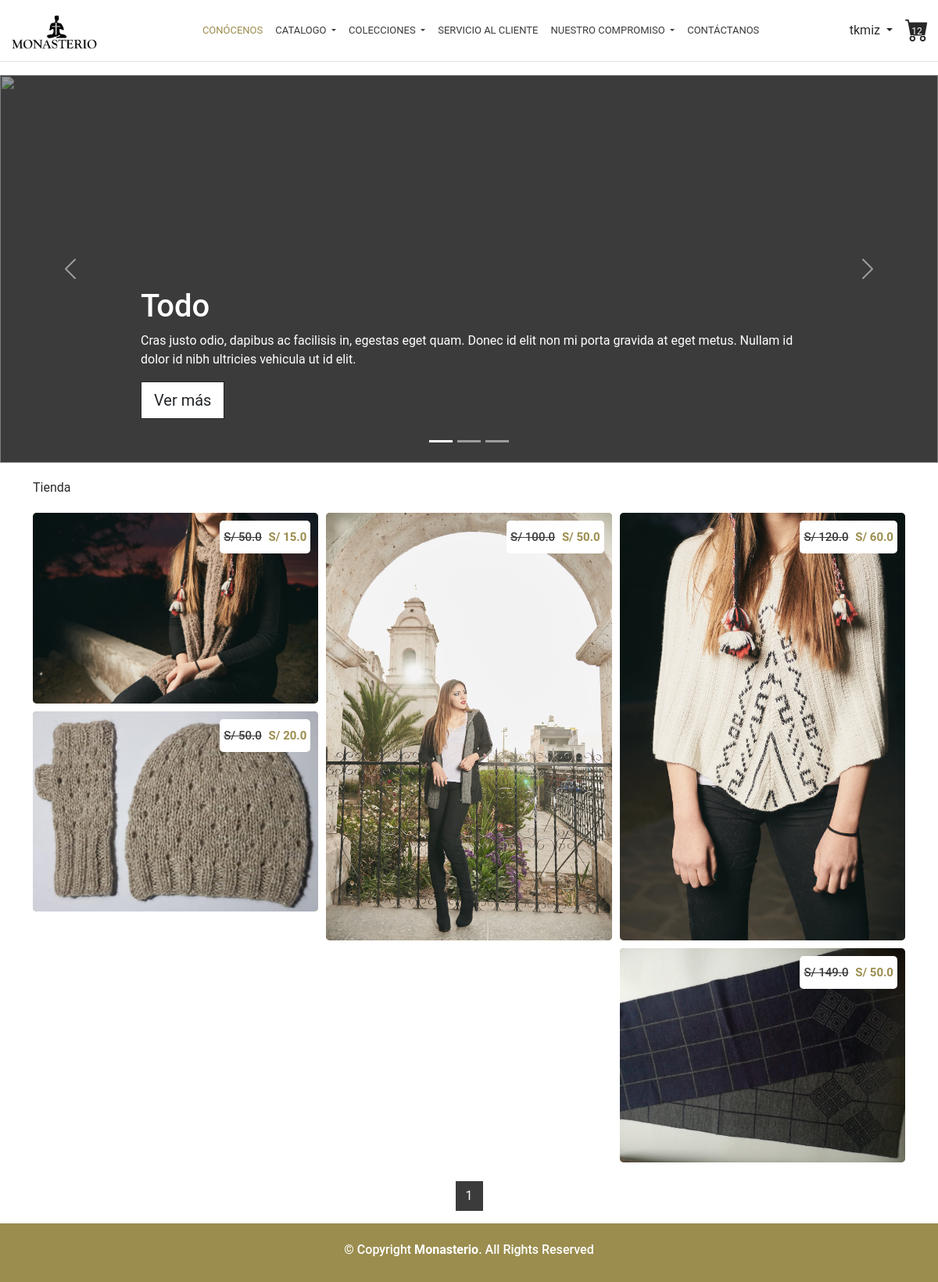
The app's page /tienda/ (signed in) with its own data.
### tienda/models.py (models this page shows, shortened)
class Producto(models.Model):
    catalogo = models.ForeignKey(Catalogo, on_delete=models.SET_NULL, null=True, blank=True)
    categoria = models.ForeignKey(Categoria, on_delete=models.SET_NULL, null=True, blank=True)
    nombre = models.CharField(max_length=500, null=True)
    qr_code = models.ImageField(upload_to="productos/qr_codes/", blank=True)
    caracteristicas = models.CharField(max_length=1000, null=True)
    stock = models.IntegerField(default=0)
    precio = models.FloatField(null=True, blank=True)
    precioFalso = models.FloatField(null=True, blank=True)
    date_added = models.DateTimeField(auto_created=True, null=True, blank=True)

class ProductoImagen(models.Model):
    producto = models.ForeignKey(Producto, on_delete=models.CASCADE, null=True, blank=True)
    imagen = models.ImageField(upload_to="productos/", null=True)
    @property
    def imagenURL(self):
        try:
            url = self.imagen.url
        except:
            url = ''
        return url

### tienda/views.py (the view)
# urls.py: path('', include('tienda.urls'))
def tienda(request):
    data = cartData(request)
    cartItems = data['cartItems']
    cliente = data['cliente']
    productos = Producto.objects.all()
    paginator = Paginator(productos, paginate)
    page_number = request.GET.get('page')
    page_obj = paginator.get_page(page_number)
    context = {
        'page_obj':page_obj,
        'catalogos':catalogos,
        'cartItems':cartItems,
        'cliente': cliente
    }
    return render(request, tienda_template, context)

### tienda/models.py (called while the page is built)
    def __str__(self):
        return self.catalogo.nombre +" + "+ self.nombre

    @property
    def get_cart_items(self):
        ordenitems = self.ordenitem_set.all()
        total = sum([item.cantidad for item in ordenitems])
        return total

### tienda/utils.py (called while the page is built, shortened)
def cartData(request):
    if request.user.is_authenticated:
        cliente = request.user.cliente
        orden, created = Orden.objects.get_or_create(cliente=cliente, completo=False)
        items = orden.ordenitem_set.all()
        cartItems = orden.get_cart_items
    return {'cartItems':cartItems, 'orden':orden, 'items':items, 'cliente': cliente}

### tienda/views.py (called while the page is built)
def catalogos():
    catalogos = Catalogo.objects.all()
    catalogo_categorias = []
    for catalogo in catalogos:
        catalogo_categorias.append(
            {
                'nombre': catalogo.nombre,
                'categorias':catalogo.categoria_set.all(),
            }
        )
    return catalogo_categorias

### tienda/templates/tienda/tienda.html (shortened to what this page needs)
{% extends 'tienda/main.html' %}
{% load static %}
{% block content %}
<main id="main">
	<section class="tienda">
		<div id="myCarousel" class="carousel slide" data-bs-ride="carousel">
			<ol class="carousel-indicators">
				<li data-bs-target="#myCarousel" data-bs-slide-to="0" class="active"></li>
				<li data-bs-target="#myCarousel" data-bs-slide-to="1"></li>
				<li data-bs-target="#myCarousel" data-bs-slide-to="2"></li>
			</ol>
			<div class="carousel-inner">
				<div class="carousel-item active">
					<img class="bd-placeholder-img" width="100%" src="{% static 'assets/img/todo.JPG' %}" alt=""></img>
					<div class="container">
						<div class="carousel-caption text-start">
							<h1>Todo</h1>
							<p>Cras justo odio, dapibus ac facilisis in, egestas eget quam. Donec id elit non mi porta gravida at eget
								metus. Nullam id dolor id nibh ultricies vehicula ut id elit.</p>
							<p><a class="btn btn-lg rounded-0 btn-outline-dark" href="{% url 'tienda' %}" role="button">Ver más</a></p>
						</div>
					</div>
				</div>
			</div>
			<a class="carousel-control-prev" href="#myCarousel" role="button" data-bs-slide="prev">
				<span class="carousel-control-prev-icon" aria-hidden="true"></span>
			</a>
			<a class="carousel-control-next" href="#myCarousel" role="button" data-bs-slide="next">
				<span class="carousel-control-next-icon" aria-hidden="true"></span>
			</a>
		</div>
		<div class="container top">
      <div class="top__direccion">
        <a href="{% url 'tienda' %}">Tienda</a>
      </div>
		</div>
		<div class="container mb-4 masonry">
			{% for producto in page_obj %}
			<div class="masonry__item">
				<a href="{% url 'producto' producto.id %}">
					{% with producto.productoimagen_set.all as imagenes %}
					<img src="{{imagenes.0.imagenURL}}" alt="">
					{% endwith %}
					<h5 class="precio">
						<span class="precio--fake">S/ {{producto.precioFalso}}</span>
						<span class="precio--real">S/ {{producto.precio}}</span>
					</h5>
				</a>
			</div>
			{% endfor %}
		</div>
		<div class="container paginacion mt-4 mb-4r">
			<nav>
				<ul class="pagination justify-content-center">
					{% for page in page_obj.paginator %}
						{% if page.number == page_obj.number %}
						<li class="page-item"><a class="page-link active" href="?page={{page.number}}">{{page.number}}</a></li>
						{% else %}
						<li class="page-item"><a class="page-link" href="?page={{page.number}}">{{page.number}}</a></li>
						{% endif %}
					{% endfor %}
				</ul>
			</nav>
		</div>
	</section>
</main>
{% endblock content %}

### tienda/templates/tienda/main.html (shortened to what this page needs)
{% load static %}
<!DOCTYPE html>
<html lang="en">
<head>
  <link href="{% static 'assets/vendor/css/bootstrap.min.css' %}" rel="stylesheet">
  <link rel="stylesheet" href="https://cdn.jsdelivr.net/npm/bootstrap-icons@1.3.0/font/bootstrap-icons.css">
  <link href="{% static 'assets/css/styles.css' %}" rel="stylesheet">
</head>
<body>
  <header>
    <nav class="navbar navbar-expand-md fixed-top border-bottom">
      <div class="container-fluid">
        <a class="navbar-brand" href="/">
          <img class="logo" src="{% static 'assets/img/monasterio.jpeg' %}" alt="">
        </a>
        <div class="collapse navbar-collapse" id="navbarCollapse">
          <ul class="navbar-nav m-auto">
            <li class="nav-item active">
              <a class="nav-link" aria-current="page" href="/">Conócenos</a>
            </li>
            <li class="nav-item">
              <a class="nav-link dropdown-toggle" href="#" id="navbarDarkDropdownMenuLink" role="button">
                Catalogo
              </a>
            </li>
            <li class="nav-item">
              <div class="dropdown">
                <a class="dropdown-toggle nav-link" href="#" id="dropdownMenuLink0" data-bs-toggle="dropdown"
                  style="font-size: 13px;">
                  Colecciones
                </a>
              </div>
            </li>
            <li class="nav-item">
              <a class="nav-link" href="{% url 'servicio' %}">Servicio al cliente</a>
            </li>
            <li class="nav-item">
              <div class="dropdown">
                <a class="dropdown-toggle nav-link" href="#" id="dropdownMenuLink0" data-bs-toggle="dropdown"
                  style="font-size: 13px;">
                  Nuestro Compromiso
                </a>
              </div>
            </li>
            <li class="nav-item">
              <a class="nav-link" href="{% url 'contactos' %}">Contáctanos</a>
            </li>
          </ul>
          <div class="dropdown pe-3">
            <a class="dropdown-toggle" href="#" role="button" id="dropdownMenuLink" data-bs-toggle="dropdown"
              aria-expanded="false">
              {% if request.user.is_anonymous %}
              Invitado
              {% else %}
              {{request.user}}
              {% endif %}
            </a>
          </div>
          <a href="{% url 'carrito' %}" class="carrito--icon"><i class="bi bi-cart-fill"></i><span>{{cartItems}}</span></a>
        </div>
      </div>
    </nav>
  </header>
  {% block content %}
  {% endblock content %}
  <footer>
    <div class="container">
      <div class="row justify-content-md-center p-4">
        <div class="col-md-auto">
          <h6 class="text-center">
            &copy; Copyright <strong><span>Monasterio</span></strong>. All Rights Reserved
          </h6>
        </div>
      </div>
    </div>
  </footer>
</body>
</html>

### tienda/static/assets/css/styles.css (style rules this page uses)
body { padding-top: 6rem; font-family: 'Roboto', sans-serif !important; }
a { text-decoration: none; color: #292828; }
img { width: 100%; height: 100%; }
.precio--fake { color: #3b3b3b; text-decoration: line-through; padding-right: 5px; }
.precio--real { color: #9b8d4e; font-weight: bold; }
.navbar { background-color: #fff; }
.navbar .logo { max-height: 130px; max-width: 130px; }
.navbar .nav-item.active .nav-link { color: #9b8d4e !important; }
.navbar .nav-item { text-transform: uppercase; }
.navbar .nav-item .nav-link { font-size: 13px; color: #3b3b3b !important; }
.navbar .carrito--icon { position: relative; }
.navbar .carrito--icon i { font-size: 30px; }
.navbar .carrito--icon span { position: absolute; top: 53%; left: 50%; color: white; -webkit-transform: translate(-50%, -50%); transform: translate(-50%, -50%); font-size: 12px; }
.masonry { -webkit-columns: 4; columns: 4; -webkit-column-gap: 10px; column-gap: 10px; margin: auto; }
.masonry__item { border-radius: 5px; position: relative; width: 100%; margin-bottom: 10px; overflow: hidden; -webkit-column-break-inside: avoid; break-inside: avoid; background-color: #9b8d4e; }
.masonry__item img { max-width: 100%; -webkit-transition: ease-in-out 0.3s; transition: ease-in-out 0.3s; }
.masonry__item a { text-decoration: none; }
.masonry__item .precio { position: absolute; top: 10px; right: 10px; background-color: white; padding: 12px 5px; border-radius: 5px; font-size: 15px; }
@media (max-width: 1200px) { .masonry { -webkit-columns: 3; columns: 3; } }
.top { margin-top: 20px; margin-bottom: 20px; }
.top__direccion a { text-decoration: none; }
.top__direccion * { display: inline-block; cursor: pointer; }
.paginacion .pagination .page-item .page-link { border-radius: 0px; border: 1px solid #3b3b3b; color: #3b3b3b; }
.paginacion .pagination .page-item .first, .paginacion .pagination .page-item .last, .paginacion .pagination .page-item .active { background: #3b3b3b; color: white; }
.carousel-item { height: 31rem; background-color: #3b3b3b; }
.carousel-item img { -o-object-fit: cover; object-fit: cover; opacity: .5; }
.carousel-item a.btn { background-color: white !important; }
footer { background-color: #9b8d4e; color: white; }

### records on screen
Producto: productoimagen_set.all.0.imagenURL (picture), precioFalso "50.0", precio "15.0"
Producto: productoimagen_set.all.0.imagenURL (picture), precioFalso "50.0", precio "20.0"
Producto: productoimagen_set.all.0.imagenURL (picture), precioFalso "100.0", precio "50.0"
Producto: productoimagen_set.all.0.imagenURL (picture), precioFalso "120.0", precio "60.0"
Producto: productoimagen_set.all.0.imagenURL (picture), precioFalso "149.0", precio "50.0"

### other values on screen
{{ request.user }} "tkmiz"
{{ cartItems }} "12"
{{ page.number }} "1"
